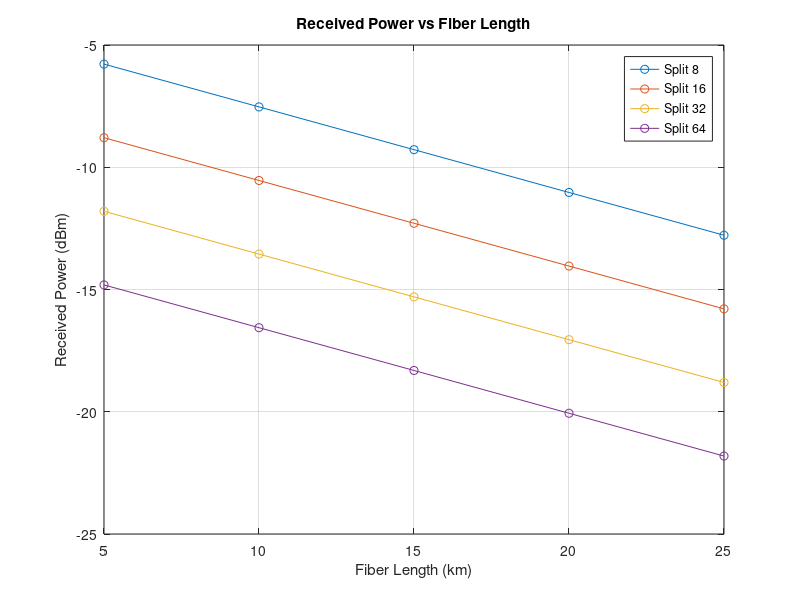
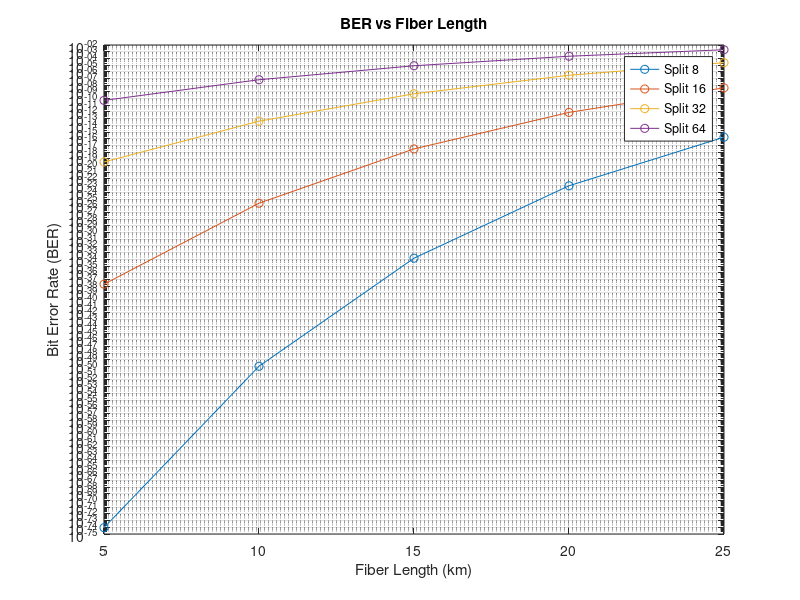

These charts were generated, in order, by the following MATLAB code:
% GPON FTTH Performance Analysis using MATLAB
% Author: Aryan Mohan Saxena
% Description:
% This script simulates the performance of a GPON (Gigabit Passive Optical Network)
% by evaluating how fiber length and split ratios affect received optical power
% and Bit Error Rate (BER) at the Optical Network Terminal (ONT).

clc; clear; close all;

% System Parameters
P_tx = 5;                         % Transmit power (dBm), typical for OLT
attenuation_db_per_km = 0.35;    % SMF attenuation coefficient (dB/km)
receiver_sensitivity = -28;      % ONT receiver sensitivity threshold (dBm)

fiber_length_km = [5 10 15 20 25];          % Fiber lengths to simulate (km)
split_ratios = [8 16 32 64];               % Users per OLT port

% BER as a function of SNR (dB)
snr_to_ber = @(snr_db) 0.5 * erfc(sqrt(10.^(snr_db/10)));

% Simulation Loop
for i = 1:length(split_ratios)
    split = split_ratios(i);
    split_loss_db = 10 * log10(split);   % Loss due to passive optical splitter (dB)

    received_power = zeros(1, length(fiber_length_km)); % In dBm
    snr_db = zeros(1, length(fiber_length_km));         % Signal-to-noise ratio
    ber = zeros(1, length(fiber_length_km));            % Bit Error Rate

    for j = 1:length(fiber_length_km)
        fiber_length = fiber_length_km(j);
        fiber_loss_db = fiber_length * attenuation_db_per_km;
        total_loss_db = fiber_loss_db + split_loss_db;

        % Compute received power
        received_power(j) = P_tx - total_loss_db;

        % SNR calculation (simplified model)
        snr_db(j) = received_power(j) - receiver_sensitivity;

        % Compute BER
        ber(j) = snr_to_ber(snr_db(j));
    end

    % Plot: Received Power vs Fiber Length
    figure(1);
    plot(fiber_length_km, received_power, '-o', ...
        'DisplayName', sprintf('Split %d', split));
    hold on;
    xlabel('Fiber Length (km)');
    ylabel('Received Power (dBm)');
    title('Received Power vs Fiber Length');
    grid on;
    legend show;

    % Plot: BER vs Fiber Length
    figure(2);
    semilogy(fiber_length_km, ber, '-o', ...
        'DisplayName', sprintf('Split %d', split));
    hold on;
    xlabel('Fiber Length (km)');
    ylabel('Bit Error Rate (BER)');
    title('BER vs Fiber Length');
    grid on;
    legend show;
end

% Notes:
% - Received power is expressed in dBm, and negative values are normal in optical
%   communication due to attenuation and passive losses.
% - BER increases with fiber length and higher split ratios due to reduced received
%   power and lower signal-to-noise ratio.
% - Once received power drops below receiver sensitivity (~-28 dBm), BER approaches 1,
%   indicating nearly all bits may be received incorrectly.
